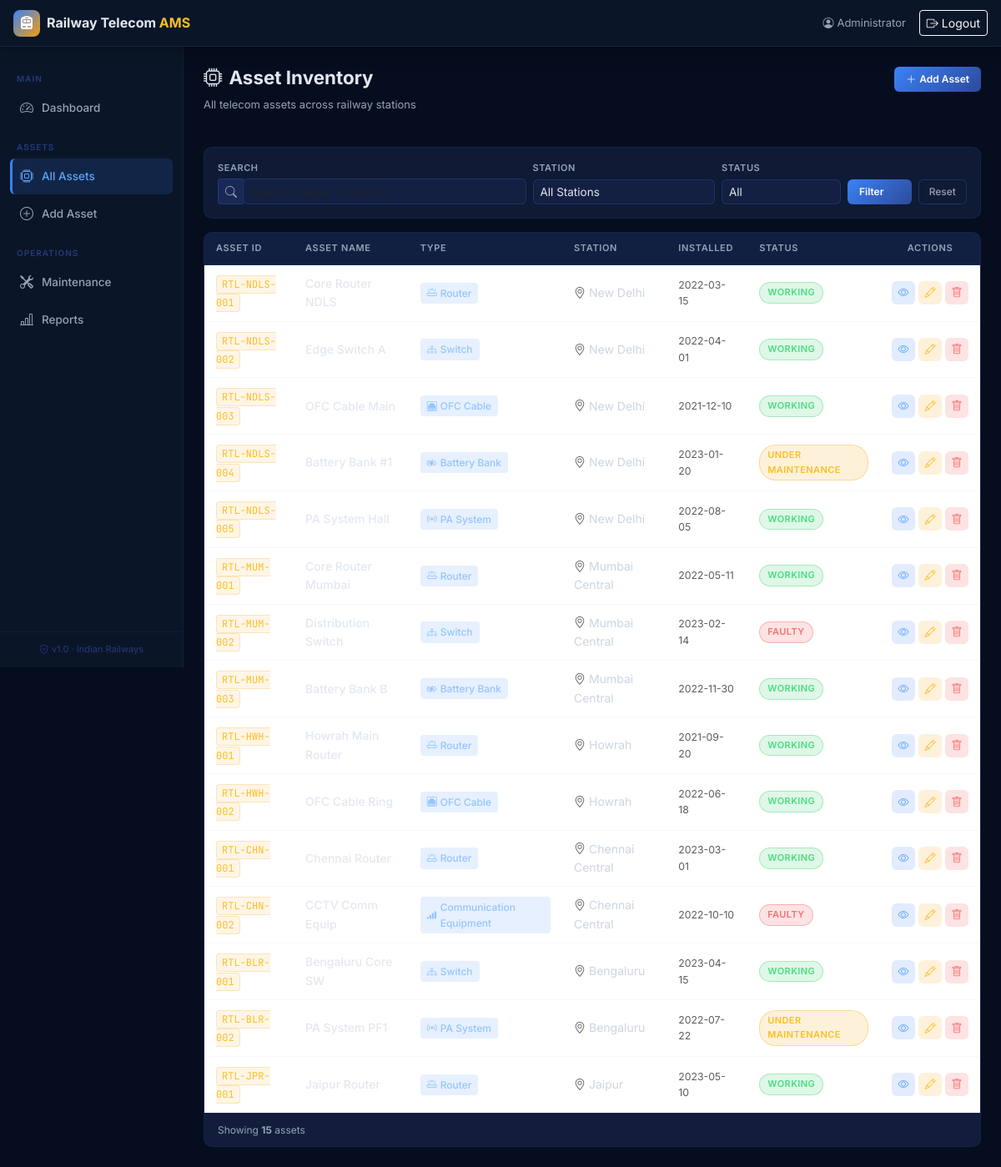
/assets (signed in), run on the app's committed database.
### tables this page shows
CREATE TABLE assets (
            id              INTEGER PRIMARY KEY AUTOINCREMENT,
            asset_id        TEXT    UNIQUE NOT NULL,
            asset_name      TEXT    NOT NULL,
            asset_type      TEXT    NOT NULL,
            station_name    TEXT    NOT NULL,
            installation_date TEXT,
            status          TEXT    NOT NULL DEFAULT 'Working',
            qr_path         TEXT,
            created_at      TIMESTAMP DEFAULT CURRENT_TIMESTAMP
        );

### app.py (the view)
@app.route('/assets')
@login_required
def assets():
    search  = request.args.get('search', '')
    station = request.args.get('station', '')
    status  = request.args.get('status', '')
    with get_db() as conn:
        query  = "SELECT * FROM assets WHERE 1=1"
        params = []
        if search:
            query += " AND (asset_id LIKE ? OR asset_name LIKE ? OR station_name LIKE ?)"
            params += [f'%{search}%', f'%{search}%', f'%{search}%']
        if station:
            query += " AND station_name=?"
            params.append(station)
        if status:
            query += " AND status=?"
            params.append(status)
        query += " ORDER BY created_at DESC"
        rows     = conn.execute(query, params).fetchall()
        stations = conn.execute("SELECT DISTINCT station_name FROM assets ORDER BY station_name").fetchall()
    return render_template('assets.html', assets=rows, stations=stations,
                           search=search, sel_station=station, sel_status=status)

### app.py (called while the page is built)
def get_db():
    conn = sqlite3.connect(DB_PATH)
    conn.row_factory = sqlite3.Row
    conn.execute("PRAGMA foreign_keys = ON")
    return conn

def login_required(f):
    @wraps(f)
    def decorated(*args, **kwargs):
        if 'logged_in' not in session:
            return redirect(url_for('login'))
        return f(*args, **kwargs)
    return decorated

### templates/assets.html (shortened to what this page needs)
{% extends 'base.html' %}
{% block content %}
<div class="page-header">
  <div>
    <h2 class="page-title"><i class="bi bi-cpu me-2"></i>Asset Inventory</h2>
    <p class="page-subtitle">All telecom assets across railway stations</p>
  </div>
  <a href="{{ url_for('add_asset') }}" class="btn btn-primary-rail btn-sm">
    <i class="bi bi-plus-lg me-1"></i>Add Asset
  </a>
</div>
<div class="card-rail mb-3">
  <div class="card-rail-body">
    <form method="GET" class="row g-2 align-items-end">
      <div class="col-md-5">
        <label class="form-label-sm">Search</label>
        <div class="input-group input-group-sm">
          <span class="input-group-text rail-ig-text"><i class="bi bi-search"></i></span>
          <input type="text" name="search" class="form-control rail-input" placeholder="Asset ID, name, or station…" value="{{ search }}">
        </div>
      </div>
      <div class="col-md-3">
        <label class="form-label-sm">Station</label>
        <select name="station" class="form-select form-select-sm rail-input">
          <option value="">All Stations</option>
        </select>
      </div>
      <div class="col-md-2">
        <label class="form-label-sm">Status</label>
        <select name="status" class="form-select form-select-sm rail-input">
          <option value="">All</option>
        </select>
      </div>
      <div class="col-md-2 d-flex gap-2">
        <button type="submit" class="btn btn-primary-rail btn-sm flex-fill">Filter</button>
        <a href="{{ url_for('assets') }}" class="btn btn-rail-outline btn-sm">Reset</a>
      </div>
    </form>
  </div>
</div>
<div class="card-rail">
  <div class="card-rail-body p-0">
    {% if assets %}
    <div class="table-responsive">
      <table class="table rail-table mb-0">
        <thead>
          <tr>
            <th>Asset ID</th>
            <th>Asset Name</th>
            <th>Type</th>
            <th>Station</th>
            <th>Installed</th>
            <th>Status</th>
            <th class="text-center">Actions</th>
          </tr>
        </thead>
        <tbody>
          {% for a in assets %}
          <tr>
            <td><span class="asset-id-badge">{{ a.asset_id }}</span></td>
            <td class="fw-medium text-light-rail">{{ a.asset_name }}</td>
            <td>
              <span class="type-chip">
                <i class="bi bi-{{ 'router' if a.asset_type=='Router' else 'diagram-3' if a.asset_type=='Switch' else 'broadcast' if a.asset_type=='PA System' else 'battery-charging' if a.asset_type=='Battery Bank' else 'ethernet' if a.asset_type=='OFC Cable' else 'reception-4' }} me-1"></i>
                {{ a.asset_type }}
              </span>
            </td>
            <td><i class="bi bi-geo-alt me-1 text-muted"></i>{{ a.station_name }}</td>
            <td class="text-muted small">{{ a.installation_date or '—' }}</td>
            <td><span class="status-badge status-{{ a.status|lower|replace(' ','_') }}">{{ a.status }}</span></td>
            <td class="text-center">
              <div class="d-flex gap-1 justify-content-center">
                <a href="{{ url_for('view_asset', asset_id=a.asset_id) }}" class="btn-action btn-view" title="View"><i class="bi bi-eye"></i></a>
                <a href="{{ url_for('edit_asset', asset_id=a.asset_id) }}" class="btn-action btn-edit" title="Edit"><i class="bi bi-pencil"></i></a>
                <button class="btn-action btn-del" title="Delete"
                        onclick="confirmDelete('{{ a.asset_id }}','{{ a.asset_name }}')">
                  <i class="bi bi-trash"></i>
                </button>
              </div>
            </td>
          </tr>
          {% endfor %}
        </tbody>
      </table>
    </div>
    <div class="table-footer">
      Showing <strong>{{ assets|length }}</strong> asset{{ 's' if assets|length != 1 }}
    </div>
    {% else %}
    <div class="empty-state py-5">
      <i class="bi bi-inbox" style="font-size:2.5rem"></i>
      <p class="mt-2 mb-1">No assets found</p>
      <a href="{{ url_for('add_asset') }}" class="btn btn-primary-rail btn-sm mt-1">Add first asset</a>
    </div>
    {% endif %}
  </div>
</div>
{% endblock %}

### data on the page
assets: asset_id "RTL-NDLS-001", asset_name "Core Router NDLS", asset_type "Router", station_name "New Delhi", installation_date "2022-03-15", status "WORKING"
assets: asset_id "RTL-NDLS-002", asset_name "Edge Switch A", asset_type "Switch", station_name "New Delhi", installation_date "2022-04-01", status "WORKING"
assets: asset_id "RTL-NDLS-003", asset_name "OFC Cable Main", asset_type "OFC Cable", station_name "New Delhi", installation_date "2021-12-10", status "WORKING"
assets: asset_id "RTL-NDLS-004", asset_name "Battery Bank #1", asset_type "Battery Bank", station_name "New Delhi", installation_date "2023-01-20", status "UNDER MAINTENANCE"
assets: asset_id "RTL-NDLS-005", asset_name "PA System Hall", asset_type "PA System", station_name "New Delhi", installation_date "2022-08-05", status "WORKING"
assets: asset_id "RTL-MUM-001", asset_name "Core Router Mumbai", asset_type "Router", station_name "Mumbai Central", installation_date "2022-05-11", status "WORKING"
assets: asset_id "RTL-MUM-002", asset_name "Distribution Switch", asset_type "Switch", station_name "Mumbai Central", installation_date "2023-02-14", status "FAULTY"
assets: asset_id "RTL-MUM-003", asset_name "Battery Bank B", asset_type "Battery Bank", station_name "Mumbai Central", installation_date "2022-11-30", status "WORKING"
assets: asset_id "RTL-HWH-001", asset_name "Howrah Main Router", asset_type "Router", station_name "Howrah", installation_date "2021-09-20", status "WORKING"
assets: asset_id "RTL-HWH-002", asset_name "OFC Cable Ring", asset_type "OFC Cable", station_name "Howrah", installation_date "2022-06-18", status "WORKING"
assets: asset_id "RTL-CHN-001", asset_name "Chennai Router", asset_type "Router", station_name "Chennai Central", installation_date "2023-03-01", status "WORKING"
assets: asset_id "RTL-CHN-002", asset_name "CCTV Comm Equip", asset_type "Communication Equipment", station_name "Chennai Central", installation_date "2022-10-10", status "FAULTY"
assets: asset_id "RTL-BLR-001", asset_name "Bengaluru Core SW", asset_type "Switch", station_name "Bengaluru", installation_date "2023-04-15", status "WORKING"
assets: asset_id "RTL-BLR-002", asset_name "PA System PF1", asset_type "PA System", station_name "Bengaluru", installation_date "2022-07-22", status "UNDER MAINTENANCE"
assets: asset_id "RTL-JPR-001", asset_name "Jaipur Router", asset_type "Router", station_name "Jaipur", installation_date "2023-05-10", status "WORKING"

### other printed values
{{ assets|length }} "15"
{{ 's' if assets|length != 1 }} "s"
